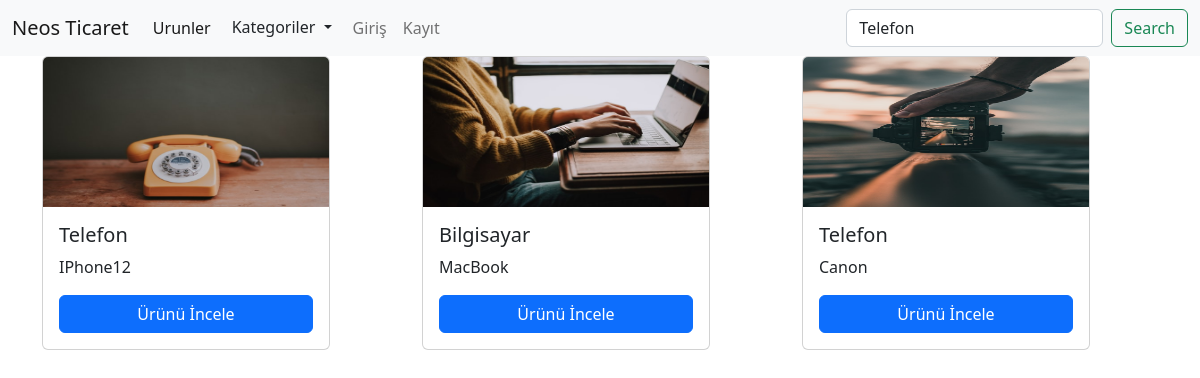
The page /?search=Telefon on the database its author committed.
### urunler/models.py (models this page shows, shortened)
class Urun (models.Model):
    kategori = models.ForeignKey(Kategori, on_delete= models.CASCADE, null= True)
    AltKategori = models.ManyToManyField(AltKategori, blank= True)
    ornek = models.OneToOneField(Ornek, on_delete=models.CASCADE, null=True)
    isim = models.CharField(max_length=200, verbose_name='Ürün İsmi')
    aciklama = models.TextField(max_length=400)
    fiyat = models.IntegerField()
    resim = models.FileField(upload_to='urunler/', null=True, blank=True, verbose_name='Ürün Resmi')

### urunler/views.py (the view)
# urls.py: path('', index, name="index"),
def index(request):
    urunler = Urun.objects.all()
    kategoriler = Kategori.objects.all()
    search = ''
    if request.GET.get('search'):
        search = request.GET.get('search')
        urunler = Urun.objects.filter(
            Q(isim__icontains = search) |
            Q(kategori__isim__icontains = search)
        )
    context = {
        'urunlerim':urunler,
        'search':search,
        'kategori':kategoriler,
    }
    return render(request, 'index.html', context)

### urunler/templates/index.html (shortened to what this page needs)
{% load static %}
<!DOCTYPE html>
<html lang="en">
<head>
    <link href="https://cdn.jsdelivr.net/npm/bootstrap@5.2.0/dist/css/bootstrap.min.css" rel="stylesheet">
    <link rel="stylesheet" href="{% static 'css/style.css' %}">
</head>
<body>
    {% include "includes/_navbar.html" %}
    {% block content %}
            <div class="container">
                <div class="row">
                    {% for i in urunlerim %}
                        <div class="col-4">
                        <div class="card" style="width: 18rem;">
                            {% if i.resim %}
                                <img src="{{i.resim.url}}" class="card-img-top" alt="...">
                            {% else %}
                                <img src="{% static 'img/resim2.jpg' %} " width="100" height="200" alt="">
                            {% endif %}
                            <div class="card-body">
                            <h5 class="card-title">{{i.isim}}</h5>
                            <p class="card-text">{{i.aciklama}}</p>
                            <a href="{% url 'urun' i.id %}" class="btn btn-primary d-block">Ürünü İncele</a>
                            </div>
                        </div>
                        </div>
                    {% endfor %}
                </div>
            </div>
    {% endblock content %}
</body>
</html>

### urunler/static/css/style.css (style rules this page uses)
.card img { width: 100%; height: 150px; }

### rows shown on the page
Urun: resim (picture), isim "Telefon", aciklama "IPhone12"
Urun: resim (picture), isim "Bilgisayar", aciklama "MacBook"
Urun: resim (picture), isim "Telefon", aciklama "Canon"
